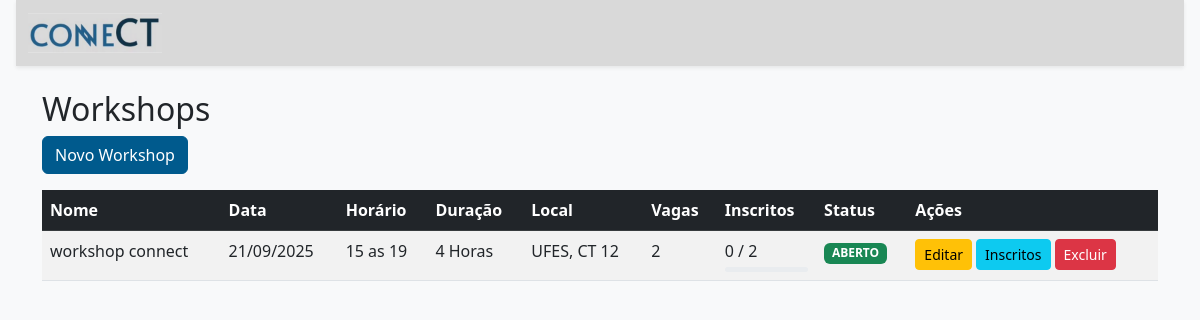
Page /admin/workshops (signed in) on the earlier database version.
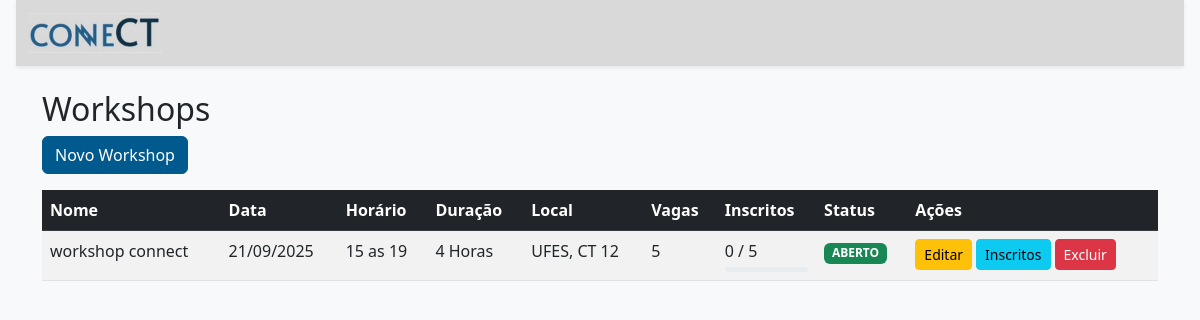
Same page on the later database version.
### app/models/atividade.py (models this page shows)
class Workshop(db.Model):
    __tablename__ = 'workshop'
    id = db.Column(db.Integer, primary_key=True)
    nome = db.Column(db.String(100), nullable=False)
    descricao = db.Column(db.Text, nullable=True)
    data = db.Column(db.Date, nullable=False)
    horario = db.Column(db.String(50), nullable=False)
    duracao = db.Column(db.String(20), nullable=False)
    local = db.Column(db.String(100), nullable=False)
    vagas_disponiveis = db.Column(db.Integer, nullable=False)
    status = db.Column(PgEnum(SituacaoCurso), nullable=False, default=SituacaoCurso.ABERTO)

### app/routes/admin.py (the view)
@admin_bp.route('/workshops')
@login_required
@admin_required
def list_workshops():
    workshops = Workshop.query.all()
    for workshop in workshops:
        workshop.num_inscritos = len(workshop.participantes.all())
    return render_template('workshops/list.html', workshops=workshops)

### app/templates/workshops/list.html (shortened to what this page needs)
{% extends 'base.html' %}
{% block content %}
<nav class="navbar navbar-expand-lg navbar-light navbar-connect-gray shadow-sm sticky-top">
    <div class="container-fluid">
      <a class="navbar-brand" href="{{ url_for('main.index') }}">
        <img src="{{ url_for('static', filename='img/logo_connect.png') }}" alt="Logo ConneCT" height="40">
      </a>
</nav>
<div class="container mt-4">
    <h2>Workshops</h2>
    <a href="{{ url_for('admin.new_workshop') }}" class="btn btn-primary mb-3">Novo Workshop</a>
    {% if not workshops %}
        <div class="alert alert-info">Nenhum workshop criado ainda.</div>
    {% else %}
        <div class="table-responsive">
            <table class="table table-striped">
                <thead class="table-dark">
                    <tr>
                        <th>Nome</th>
                        <th>Data</th>
                        <th>Horário</th>
                        <th>Duração</th>
                        <th>Local</th>
                        <th>Vagas</th>
                        <th>Inscritos</th>
                        <th>Status</th>
                        <th>Ações</th>
                    </tr>
                </thead>
                <tbody>
                    {% for workshop in workshops %}
                    <tr>
                        <td>{{ workshop.nome }}</td>
                        <td>{{ workshop.data.strftime('%d/%m/%Y') }}</td>
                        <td>{{ workshop.horario }}</td>
                        <td>{{ workshop.duracao }}</td>
                        <td>{{ workshop.local }}</td>
                        <td>{{ workshop.vagas_disponiveis }}</td>
                        <td>
                            {{ workshop.participantes.count() }} / {{ workshop.vagas_disponiveis }}
                            {% if workshop.vagas_disponiveis > 0 %}
                                {% set progresso = (workshop.participantes.count() / workshop.vagas_disponiveis * 100) | round(0) %}
                                <div class="progress mt-1" style="height: 5px;">
                                </div>
                            {% endif %}
                        </td>
                        <td>
                            <span class="badge bg-{{ 'success' if workshop.status.value == 'ABERTO' else 'danger' if workshop.status.value == 'CANCELADO' else 'info' }}">
                                {{ workshop.status.value }}
                            </span>
                        </td>
                        <td>
                            <div class="d-flex gap-1">
                                <a href="{{ url_for('admin.edit_workshop', id=workshop.id) }}" class="btn btn-sm btn-warning">Editar</a>
                                <a href="{{ url_for('admin.ver_inscritos_workshop', workshop_id=workshop.id) }}" class="btn btn-sm btn-info">Inscritos</a>
                                <form action="{{ url_for('admin.delete_workshop', id=workshop.id) }}" method="POST" class="d-inline">
                                    <button type="submit" class="btn btn-sm btn-danger"
                                            onclick="return confirm('Tem certeza que deseja excluir este workshop?')">
                                        Excluir
                                    </button>
                                </form>
                            </div>
                        </td>
                    </tr>
                    {% endfor %}
                </tbody>
            </table>
        </div>
    {% endif %}
</div>
{% endblock %}

Differences in the rows shown:
changed Workshop "workshop connect": vagas_disponiveis "2" → "5"
